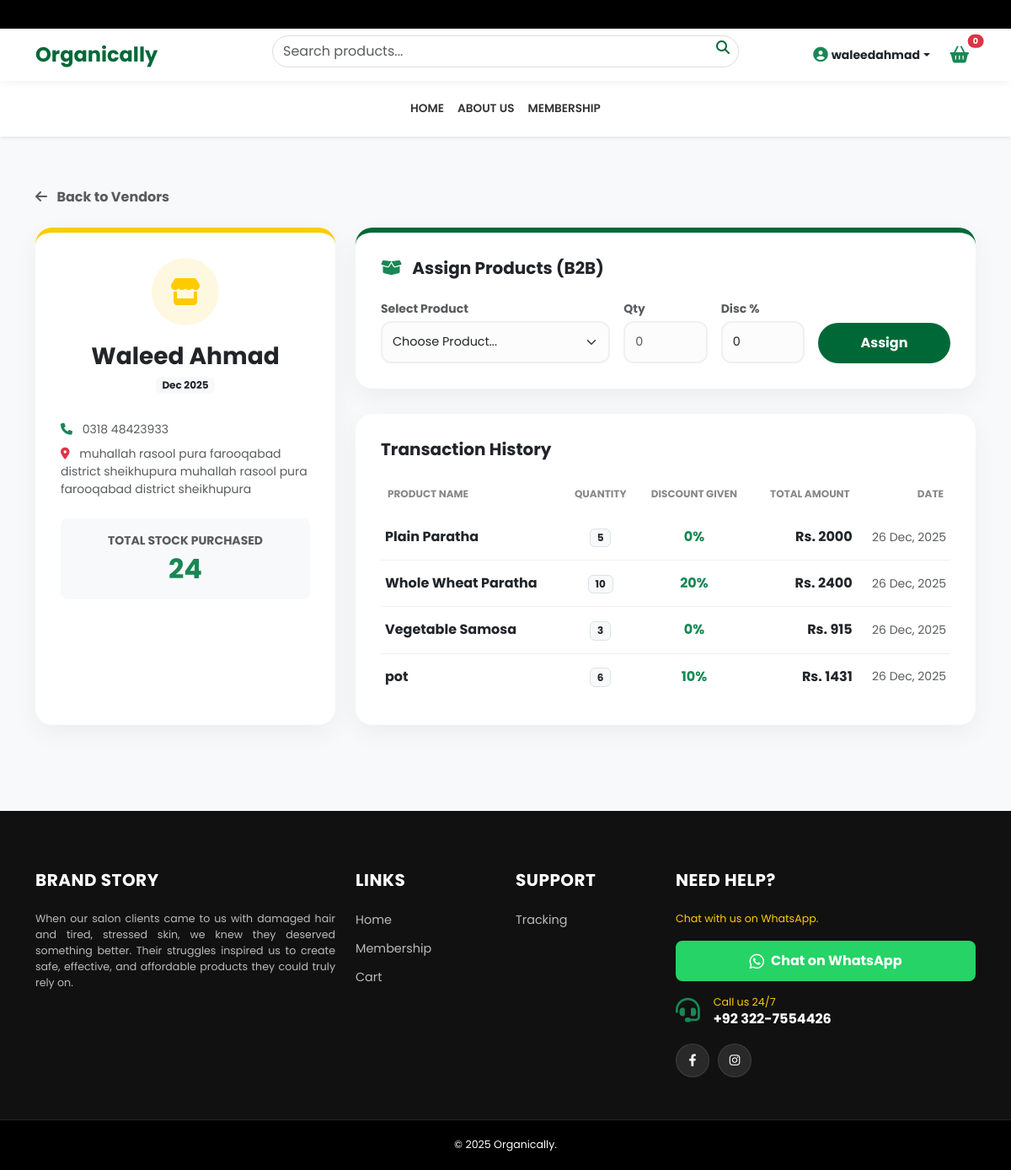
/portal/vendor/1/ (signed in), run on the app's committed database.
### store/models.py (models this page shows, shortened)
class Vendor(models.Model):
    name = models.CharField(max_length=100)
    phone = models.CharField(max_length=20)
    address = models.TextField(blank=True)
    joined_at = models.DateTimeField(auto_now_add=True)
    def total_products_bought(self):
        return sum(tx.quantity for tx in self.transactions.all())

class VendorTransaction(models.Model):
    vendor = models.ForeignKey(Vendor, related_name='transactions', on_delete=models.CASCADE)
    product = models.ForeignKey(Product, on_delete=models.CASCADE)
    quantity = models.PositiveIntegerField()
    vendor_discount_percentage = models.PositiveIntegerField(default=0, help_text="Specific discount for this vendor transaction")
    final_price_per_unit = models.DecimalField(max_digits=10, decimal_places=2)
    total_amount = models.DecimalField(max_digits=12, decimal_places=2)
    date = models.DateTimeField(auto_now_add=True)

class Product(models.Model):
    categories = models.ManyToManyField(Category, related_name='products')
    name = models.CharField(max_length=200)
    description = models.TextField(blank=True)
    ingredients = models.TextField(blank=True, help_text="Enter ingredients here. Press Enter for new lines.")
    how_to_use = models.TextField(blank=True, help_text="Usage instructions.")
    shipping_info = models.TextField(blank=True, default="Standard delivery charges apply. Delivery within 3-5 working days.")
    price = models.DecimalField(max_digits=10, decimal_places=2)
    image = models.ImageField(upload_to='products/')
    is_available = models.BooleanField(default=True)
    stock = models.PositiveIntegerField(default=0)
    discount_percentage = models.PositiveIntegerField(default=0, help_text="Discount in % (0-100)")
    discount_end_time = models.DateTimeField(null=True, blank=True)

### custom_admin/views.py (the view, shortened to what this page needs)
# urls.py: path('vendor/<int:vid>/', views.admin_vendor_detail, name='admin_vendor_detail'),
@user_passes_test(is_admin)
def admin_vendor_detail(request, vid):
    vendor = get_object_or_404(Vendor, id=vid)
    products = Product.objects.all()
    return render(request, 'custom_admin/vendor_detail.html', {'vendor': vendor, 'products': products})

### custom_admin/views.py (called while the page is built)
def is_admin(u): return u.is_superuser

### orders/context_processors.py (called while the page is built)
def cart_count(request):
    cart = request.session.get('cart', {})
    return {'cart_item_count': sum(cart.values())}

### templates/custom_admin/vendor_detail.html (shortened to what this page needs)
{% extends 'store/base.html' %}
{% block content %}
<div class="admin-bg">
    <div class="container">
        <a href="{% url 'admin_vendors_list' %}" class="text-decoration-none text-muted fw-bold mb-4 d-inline-block hover-green">
            <i class="fas fa-arrow-left me-2"></i> Back to Vendors
        </a>
        <div class="row g-4">
            <div class="col-lg-4">
                <div class="profile-card">
                    <div class="profile-icon"><i class="fas fa-store"></i></div>
                    <h3 class="fw-bold mb-1">{{ vendor.name }}</h3>
                    <span class="badge bg-light text-dark mb-4">{{ vendor.joined_at|date:"M Y" }}</span>
                    <div class="text-start mt-2">
                        <p class="text-muted mb-2 small"><i class="fas fa-phone me-2 text-success"></i> {{ vendor.phone }}</p>
                        <p class="text-muted mb-4 small"><i class="fas fa-map-marker-alt me-2 text-danger"></i> {{ vendor.address|default:"No address provided" }}</p>
                    </div>
                    <div class="bg-light p-3 rounded-3 mt-3">
                        <small class="text-muted d-block text-uppercase fw-bold mb-1">Total Stock Purchased</small>
                        <h2 class="text-success fw-bold m-0">{{ vendor.total_products_bought }}</h2>
                    </div>
                </div>
            </div>
            <div class="col-lg-8">
                <div class="assign-card">
                    <h5 class="fw-bold mb-4 text-dark"><i class="fas fa-box-open me-2 text-success"></i> Assign Products (B2B)</h5>
                    <form method="POST">
                        <div class="row g-3 align-items-end">
                            <div class="col-md-5">
                                <label class="small fw-bold text-muted mb-1">Select Product</label>
                                <select name="product_id" class="form-select clean-select" required>
                                    <option value="" selected disabled>Choose Product...</option>
                                </select>
                            </div>
                            <div class="col-md-2">
                                <label class="small fw-bold text-muted mb-1">Qty</label>
                                <input type="number" name="quantity" class="form-control clean-input" min="1" placeholder="0" required>
                            </div>
                            <div class="col-md-2">
                                <label class="small fw-bold text-muted mb-1">Disc %</label>
                                <input type="number" name="vendor_discount" class="form-control clean-input" value="0" min="0" placeholder="%">
                            </div>
                            <div class="col-md-3">
                                <button type="submit" class="btn-assign">Assign</button>
                            </div>
                        </div>
                    </form>
                </div>
                <div class="history-card">
                    <h5 class="fw-bold mb-4 text-dark">Transaction History</h5>
                    <div class="table-responsive">
                        <table class="table table-custom mb-0">
                            <thead>
                                <tr>
                                    <th>Product Name</th>
                                    <th class="text-center">Quantity</th>
                                    <th class="text-center">Discount Given</th>
                                    <th class="text-end">Total Amount</th>
                                    <th class="text-end">Date</th>
                                </tr>
                            </thead>
                            <tbody>
                                {% for tx in vendor.transactions.all reversed %}
                                <tr>
                                    <td class="fw-bold text-dark">{{ tx.product.name }}</td>
                                    <td class="text-center"><span class="badge bg-light text-dark border">{{ tx.quantity }}</span></td>
                                    <td class="text-center text-success fw-bold">{{ tx.vendor_discount_percentage }}%</td>
                                    <td class="text-end fw-bold">Rs. {{ tx.total_amount|floatformat:0 }}</td>
                                    <td class="text-end text-muted small">{{ tx.date|date:"d M, Y" }}</td>
                                </tr>
                                {% empty %}
                                <tr>
                                    <td colspan="5" class="text-center py-4 text-muted">
                                        No transactions found for this vendor yet.
                                    </td>
                                </tr>
                                {% endfor %}
                            </tbody>
                        </table>
                    </div>
                </div>
            </div>
        </div>
    </div>
</div>
{% endblock %}

### templates/store/base.html (shortened to what this page needs)
{% load static %}
<!DOCTYPE html>
<html lang="en">
<head>
    <link href="https://cdn.jsdelivr.net/npm/bootstrap@5.3.0/dist/css/bootstrap.min.css" rel="stylesheet">
    <link rel="stylesheet" href="https://cdnjs.cloudflare.com/ajax/libs/font-awesome/6.4.0/css/all.min.css">
    <link rel="stylesheet" href="https://cdnjs.cloudflare.com/ajax/libs/viewerjs/1.11.3/viewer.min.css">
</head>
<body>
    <div class="top-bar"><div class="marquee-text">Whatsapp us 24/7 at +92 322-7554426 | Free Delivery for Orders over 2500 </div></div>
    <div class="main-header sticky-top">
        <div class="container">
            <div class="row align-items-center g-2">
                <div class="col-6 col-lg-3 d-flex align-items-center">
                    <a href="{% url 'home' %}" class="text-decoration-none"><h4 class="m-0 fw-bold" style="color: var(--primary-green);">Organically</h4></a>
                </div>
                <div class="col-6 col-lg-3 text-end d-flex align-items-center justify-content-end order-lg-3 mobile-actions gap-3">
                    {% if user.is_authenticated %}
                        <div class="dropdown">
                            <a class="text-dark text-decoration-none small fw-bold dropdown-toggle d-flex align-items-center" href="#" data-bs-toggle="dropdown">
                                <span class="d-none d-lg-inline">{{ user.username }}</span>
                            </a>
                        </div>
                    {% else %}
                        <a href="{% url 'login' %}" class="text-dark small fw-bold"><i class="fas fa-user me-1"></i> Login</a>
                    {% endif %}
                    <a href="{% url 'cart_page' %}" class="btn btn-outline-success rounded-pill position-relative border-0 fw-bold p-1 px-2">
                        <i class="fas fa-shopping-basket fa-lg"></i>
                        <span id="cart-badge" class="position-absolute top-0 start-100 translate-middle badge rounded-pill bg-danger" style="font-size: 0.6rem;">{{ cart_item_count|default:"0" }}</span>
                    </a>
                </div>
                <div class="col-12 col-lg-6 order-lg-2 mt-2 mt-lg-0">
                    <form class="search-box d-flex position-relative" action="{% url 'search' %}" method="GET">
                        <input class="form-control search-input" type="search" name="q" placeholder="Search products..." value="{{ request.GET.q }}">
                        <button class="search-btn" type="submit"><i class="fas fa-search"></i></button>
                    </form>
                </div>
            </div>
        </div>
    </div>
    <nav class="navbar navbar-expand-lg navbar-custom shadow-sm bg-white d-none d-lg-block">
        <div class="container justify-content-center">
            <ul class="navbar-nav align-items-center">
                <li class="nav-item"><a class="nav-link" href="{% url 'home' %}">HOME</a></li>
                <li class="nav-item"><a class="nav-link" href="{% url 'about' %}">ABOUT US</a></li>
                <li class="nav-item"><a class="nav-link" href="{% url 'membership' %}">MEMBERSHIP</a></li>
            </ul>
        </div>
    </nav>
    <div style="flex: 1;">{% block content %}{% endblock %}</div>
    <footer>
        <div class="container">
            <div class="row g-4">
                <div class="col-lg-4 col-md-6">
                    <h5 class="text-white">Brand Story</h5>
                    <p class="small mb-4" style="color: var(--accent-white); text-align: justify;">
                        When our salon clients came to us with damaged hair and tired, stressed skin, we knew they deserved something better.
                        Their struggles inspired us to create safe, effective, and affordable products they could truly rely on.
                    </p>
                </div>
                <div class="col-lg-2 col-md-6 col-6"><h5>Links</h5><ul><li><a href="{% url 'home' %}">Home</a></li><li><a href="{% url 'membership' %}">Membership</a></li><li><a href="{% url 'cart_page' %}">Cart</a></li></ul></div>
                <div class="col-lg-2 col-md-6 col-6"><h5>Support</h5><ul><li><a href="{% url 'my_orders' %}">Tracking</a></li></ul></div>
                <div class="col-lg-4 col-md-6">
                    <h5>Need Help?</h5>
                    <p class="small mb-3" style="color: var(--accent-yellow);">Chat with us on WhatsApp.</p>
                    <a href="https://wa.me/923227554426" target="_blank" class="btn w-100 mb-3 d-flex align-items-center justify-content-center" style="background-color: #25D366; color: white; font-weight: bold; border:none; padding: 12px; border-radius: 8px;"><i class="fab fa-whatsapp fa-lg me-2"></i> Chat on WhatsApp</a>
                    <div class="d-flex align-items-center mb-3"><i class="fas fa-headset fa-2x text-success me-3"></i><div><p class="mb-0 small" style="color: var(--accent-yellow);">Call us 24/7</p><h6 class="text-white fw-bold m-0">+92 322-7554426</h6></div></div>
                    <div class="footer-social"><a href="https://web.facebook.com/profile.php?id=61584493205748" target="_blank"><i class="fab fa-facebook-f"></i></a><a href="#" target="_blank"><i class="fab fa-instagram"></i></a></div>
                </div>
            </div>
        </div>
        <div class="footer-bottom"><div class="container text-center"><p class="mb-0 small text-white">&copy; 2025 Organically.</p></div></div>
    </footer>
</body>
</html>

### templates/store/base.html (style rules this page uses)
:root { --primary-green: #006837; --accent-yellow: #fecb00; --light-bg: #f8f9fa; }
body { font-family: 'Poppins', sans-serif; background-color: var(--light-bg); display: flex; flex-direction: column; min-height: 100vh; }
.top-bar { background-color: #000; color: #fff; font-size: 0.75rem; padding: 8px 0; overflow: hidden; white-space: nowrap; }
.marquee-text { display: inline-block; padding-left: 100%; animation: marquee 15s linear infinite; }
.main-header { background-color: #fff; padding: 15px 0; box-shadow: 0 2px 10px rgba(0,0,0,0.05); }
.search-input { border-radius: 50px; padding-right: 40px; border: 1px solid #ddd; }
.search-btn { position: absolute; right: 5px; top: 2px; background: none; border: none; color: var(--primary-green); }
.navbar-custom .nav-link { color: #333; font-weight: 600; font-size: 0.85rem; padding: 15px 15px; transition: 0.3s; }
footer { background-color: #111; color: #bbb; margin-top: auto; padding-top: 70px; font-size: 0.9rem; }
footer h5 { color: #fff; font-weight: 700; margin-bottom: 25px; text-transform: uppercase; letter-spacing: 0.5px; }
footer ul { list-style: none; padding: 0; }
footer ul li { margin-bottom: 12px; }
footer ul li a { color: #bbb; text-decoration: none; transition: 0.3s; }
.footer-social { display: flex; gap: 10px; margin-top: 20px; }
.footer-social a { display: flex; width: 40px; height: 40px; background: rgba(255, 255, 255, 0.1); color: #fff !important; align-items: center; justify-content: center; border-radius: 50%; text-decoration: none; transition: all 0.3s ease; border: 1px solid rgba(255, 255, 255, 0.1); }
.footer-bottom { background: #000; padding: 20px 0; margin-top: 50px; border-top: 1px solid #222; }

### templates/custom_admin/vendor_detail.html (style rules this page uses)
.admin-bg { background-color: #f8f9fa; min-height: 100vh; padding: 60px 0; }
.profile-card { background: #fff; border-radius: 20px; padding: 30px; box-shadow: 0 10px 30px rgba(0,0,0,0.05); text-align: center; border-top: 6px solid #fecb00; height: 100%; }
.profile-icon { width: 80px; height: 80px; background: #fff8e1; color: #fecb00; border-radius: 50%; margin: 0 auto 20px; display: flex; align-items: center; justify-content: center; font-size: 2rem; }
.assign-card { background: #fff; border-radius: 20px; padding: 30px; box-shadow: 0 10px 30px rgba(0,0,0,0.05); border-top: 6px solid #006837; margin-bottom: 30px; }
.history-card { background: #fff; border-radius: 20px; padding: 30px; box-shadow: 0 10px 30px rgba(0,0,0,0.05); }
.clean-input, .clean-select { background-color: #fcfcfc; border: 2px solid #f0f0f0; border-radius: 12px; padding: 12px; width: 100%; font-size: 0.9rem; }
.btn-assign { background: #006837; color: white; border-radius: 50px; padding: 12px; width: 100%; font-weight: 700; border: none; transition: 0.3s; }
.table-custom th { border: none; text-transform: uppercase; font-size: 0.75rem; color: #888; padding-bottom: 15px; }
.table-custom td { border-bottom: 1px solid #f0f0f0; padding: 15px 5px; vertical-align: middle; }
.table-custom tr:last-child td { border: none; }

### data on the page
Vendor: name "Waleed Ahmad", joined_at "Dec 2025", phone "0318 48423933", address "muhallah rasool pura farooqabad district sheikhupura muhallah rasool pura farooqabad district sheikhupura", total_products_bought "24"
VendorTransaction: product.name "Plain Paratha", quantity "5", vendor_discount_percentage "0", total_amount "2000", date "26 Dec, 2025"
VendorTransaction: product.name "Whole Wheat Paratha", quantity "10", vendor_discount_percentage "20", total_amount "2400", date "26 Dec, 2025"
VendorTransaction: product.name "Vegetable Samosa", quantity "3", vendor_discount_percentage "0", total_amount "915", date "26 Dec, 2025"
VendorTransaction: product.name "pot", quantity "6", vendor_discount_percentage "10", total_amount "1431", date "26 Dec, 2025"

### other printed values
{{ user.username }} "waleedahmad"
{{ cart_item_count|default:"0" }} "0"
